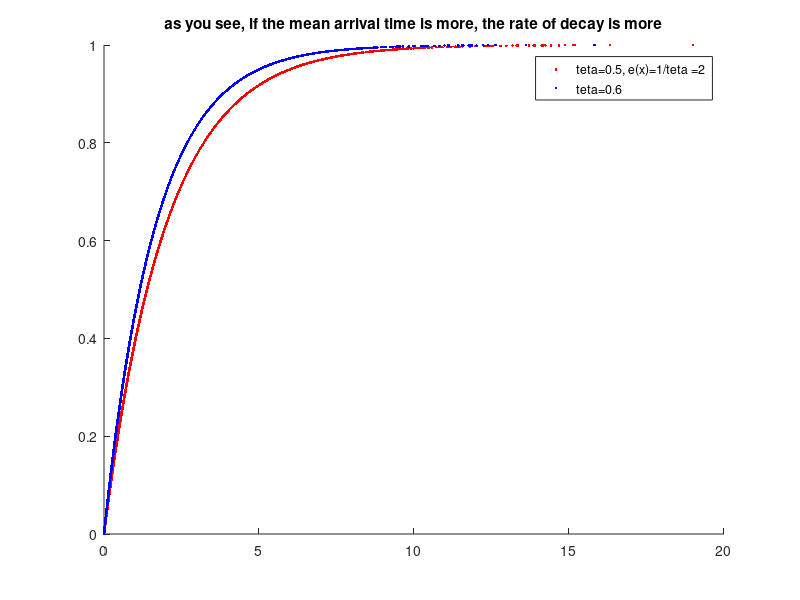

Reproduce this figure in MATLAB.

                % the mean variance all in one file for different values of
                % tetas
    N=10000;
    sum1=0;
    sum2=0;
    sumofsqu1=0;
    sumofsqu2=0;
    mean1=0;
    mean2=0;
    var1=0;
    var2=0;
    theta1=0.5;
    theta2=0.6;
    
    for i=1:N
       u(i)=rand();
       a1(i)=-log(1-u(i))/theta1;
       a2(i)=-log(1-u(i))/theta2;
       sum1=sum1+a1(i);
       sum2=sum2+a2(i);
       sumofsqu1=sumofsqu1+(a1(i)^2);
       sumofsqu2=sumofsqu2+(a2(i)^2);
    end
    
    sumofsqu1=sumofsqu1/N;
    sumofsqu2=sumofsqu2/N;
    mean1=sum1/N;
    mean2=sum2/N;
    var1= sumofsqu1- (mean1)^2;
    var2= sumofsqu2- (mean2)^2;
    
    fprintf('mean for teta of 0.5');
    disp(mean1)
    fprintf('var for teta of 0.5');
    disp(var1)
    fprintf('mean for teta of 0.6');
    disp(mean2)
    fprintf('var for teta of 0.6');
    disp(var2)
    
    figure
    hold on;
    plot(a1,u,'r.')
    plot(a2,u,'b.')
    title('as you see, if the mean arrival time is more, the rate of decay is more')
    legend('teta=0.5, e(x)=1/teta =2','teta=0.6', 'e(x)=1/teta=1.66');
    hold off;


%{
    N=10000;
    Exu1=0;
    Exu2=0;
    squu1=0;
    squu2=0;
    theta1=0.5;
    theta2=0.6;
    for i=1:N
      u(i)=rand();                          % u(i) is nothing but Fx(x) CDF
      a1(i)=-log(1-u(i))/theta1;            % a(i) is nothing but the continous random variable x1,x2,x3..
      a2(i)=-log(1-u(i))/theta2;            
      Exu1=Exu1+a1(i)/N;
      Exu2=Exu2+a2(i)/N;
      squu1=squu1+(a1(i)^2)/N;
      squu2=squu2+(a2(i)^2)/N;
    end
    Var1=squu1-(Exu1^2);
    Var2=squu2-(Exu2^2);
    
    fprintf("mean for teta of 0.5");
    disp(Exu1);
    fprintf("var for teta of 0.5");
    disp(Var1);
    fprintf("mean for teta of 0.6");
    disp(Exu2);
    fprintf("var for teta of 0.6");
    disp(Var2);
    
    plot(a1,u,'r.')
    

%}